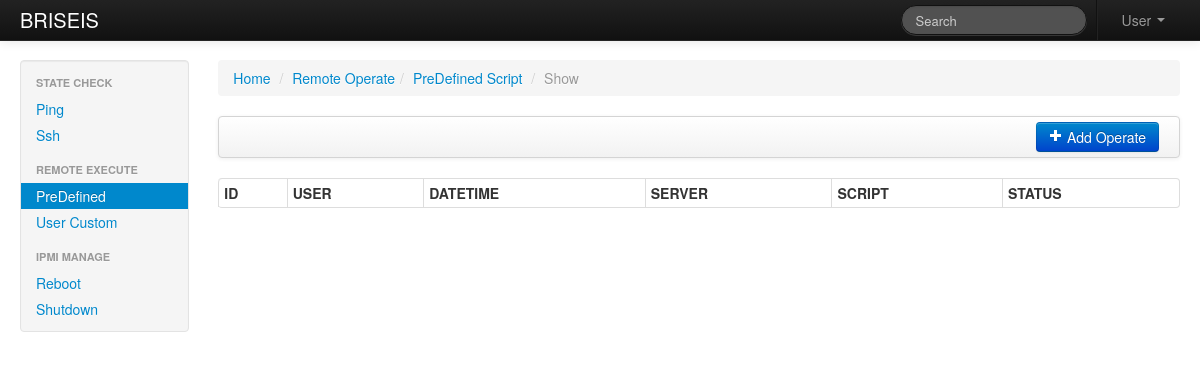
Page /operate/show/default on the earlier database version.
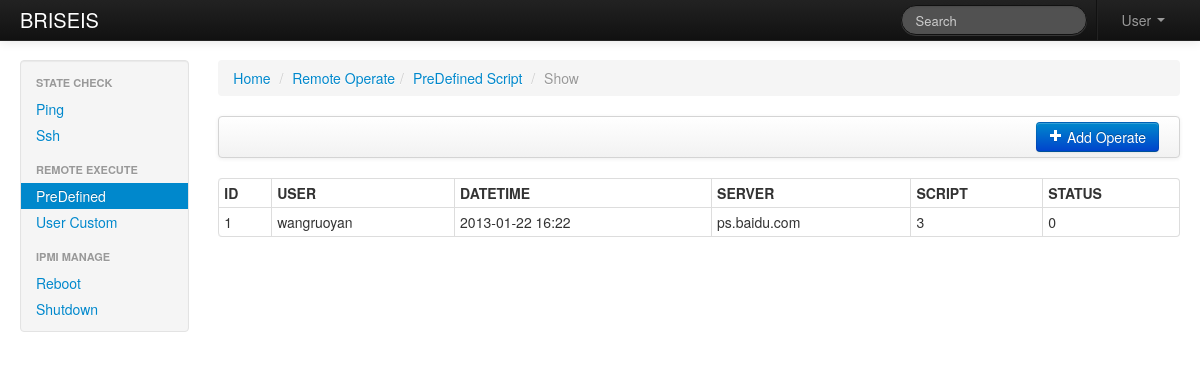
Same page on the later database version.
### web/models/operate.py (models this page shows, shortened)
class PreDefinedOperate(db.Model):
    __tablename__ = 'predefined_operate_list'
    id = db.Column(db.Integer, primary_key=True)
    author = db.Column(db.UnicodeText, nullable=False)
    datetime = db.Column(db.String, nullable=False)
    server_list = db.Column(db.UnicodeText, nullable=False)
    script_id = db.Column(db.UnicodeText, nullable=False)
    ssh_config = db.Column(db.Integer, nullable=False)
    status = db.Column(db.Integer, nullable=False)

### web/views/operate.py (the view)
@app.route('/operate/show')
@app.route('/operate/show/default')
def show_predefined_operate_ctrl():
    if request.method == 'GET':
        operates = PreDefinedOperate.query.order_by(desc(PreDefinedOperate.id)).all()
        return render_template('operate/show_predefined_operate.html', operates=operates)

### web/templates/operate/show_predefined_operate.html
{% extends "layout.html" %}
{% block active_predefined %}active{% endblock %}
{% block main %}
    <div class="span10">
        <ul class="breadcrumb">
            <li><a href="/">Home</a> <span class="divider">/</span></li>
            <li><a href="#">Remote Operate</a><span class="divider">/</span></li>
            <li><a href="#">PreDefined Script</a> <span class="divider">/</span></li>
            <li class="active">Show</li>
        </ul>
        {% with messages = get_flashed_messages(with_categories=true) %}
            {% if messages %}
                {% for category, message in messages %}
                    <div class="alert alert-{{ category }}">
                        <a class="close" data-dismiss="alert" href="#">×</a>
                        {{ message }}
                    </div>
                {% endfor %}
            {% else %}
                <div class="navbar">
                    <div class="navbar-inner">
                        <div class="btn-group pull-right">
                            <a href="{{ url_for('create_predefined_operate_ctrl')}}" class="btn btn-primary"><i class="icon-plus icon-white"></i> Add Operate</a>
                        </div>
                    </div>
                </div>
            {% endif %}
        {% endwith %}
        <table class="table table-hover table-bordered table-condensed">
            <thead>
            <tr>
                <th>ID</th>
                <th>USER</th>
                <th>DATETIME</th>
                <th>SERVER</th>
                <th>SCRIPT</th>
                <th>STATUS</th>
            </tr>
            </thead>
            <tbody>
            {% for operate in operates %}
            <tr>
                <td>{{ operate.id }}</td>
                <td>{{ operate.author }}</td>
                <td>{{ operate.datetime }}</td>
                <td style="overflow:hidden;text-overflow:ellipsis;white-space:nowrap;">{{ operate.server_list }}</td>
                <td style="overflow:hidden;text-overflow:ellipsis;white-space:nowrap;">{{ operate.script_id }}</td>
                <td>{{ operate.status }}</td>
            </tr>
            {% endfor %}
            </tbody>
        </table>
    </div>
{% endblock %}

### web/templates/layout.html (shortened to what this page needs)
{% extends "header.html" %}
{% block body %}
    <div class="navbar navbar-inverse navbar-fixed-top">
        <div class="navbar-inner">
            <div class="container-fluid">
                <a class="brand" href="#">BRISEIS</a>
                <ul class="nav pull-right">
                        <li class="divider-vertical"></li>
                    <li class="dropdown"><a href="#" class="dropdown-toggle" data-toggle="dropdown">User <b class="caret"></b></a>
                    </li>
                </ul>
                <form class="navbar-search pull-right" action="">
                    <input class="search-query span2" placeholder="Search" type="text">
                </form>
            </div>
        </div>
    </div>
    <div class="container-fluid">
        <div class="row-fluid">
            <div class="span2">
                <div class="well sidebar-nav">
                    <ul class="nav nav-list">
                        <li class="nav-header">STATE CHECK</li>
                        <li class="{% block active_ping %}{% endblock %}"><a href="{{ url_for('show_ping_detect_ctrl')}}">Ping</a></li>
                        <li class="{% block active_ssh %}{% endblock %}"><a href="{{ url_for('show_ssh_detect_ctrl')}}">Ssh</a></li>
                        <li class="nav-header">REMOTE EXECUTE</li>
                        <li class="{% block active_predefined %}{% endblock %}"><a href="{{ url_for('show_predefined_operate_ctrl')}}">PreDefined</a></li>
                        <li class="{% block active_custom %}{% endblock %}"><a href="{{ url_for('show_custom_operate_ctrl')}}">User Custom</a></li>
                        <li class="nav-header">IPMI MANAGE</li>
                        <li class="{% block active_reboot %}{% endblock %}"><a href="#">Reboot</a></li>
                        <li class="{% block active_shutdown %}{% endblock %}"><a href="#">Shutdown</a></li>
                    </ul>
                </div>
            </div>
            {% block main %}{% endblock %}
        </div>
    </div>
{% endblock %}

### web/templates/header.html (shortened to what this page needs)
<!DOCTYPE html>
<html lang="en">
<head>
    <link rel=stylesheet type=text/css href="{{ url_for('static', filename='css/bootstrap.css') }}">
    <link rel=stylesheet type=text/css href="{{ url_for('static', filename='css/bootstrap-responsive.css') }}">
</head>
<body>
{% block body %}{% endblock %}
</body>
</html>

### web/templates/layout.html (style rules this page uses)
body { padding-top: 60px; padding-bottom: 40px; }
.sidebar-nav { padding: 9px 0; }

Differences in the rows shown:
added PreDefinedOperate: id "1", author "wangruoyan", datetime "2013-01-22 16:22", server_list "ps.baidu.com", script_id "3", status "0"
